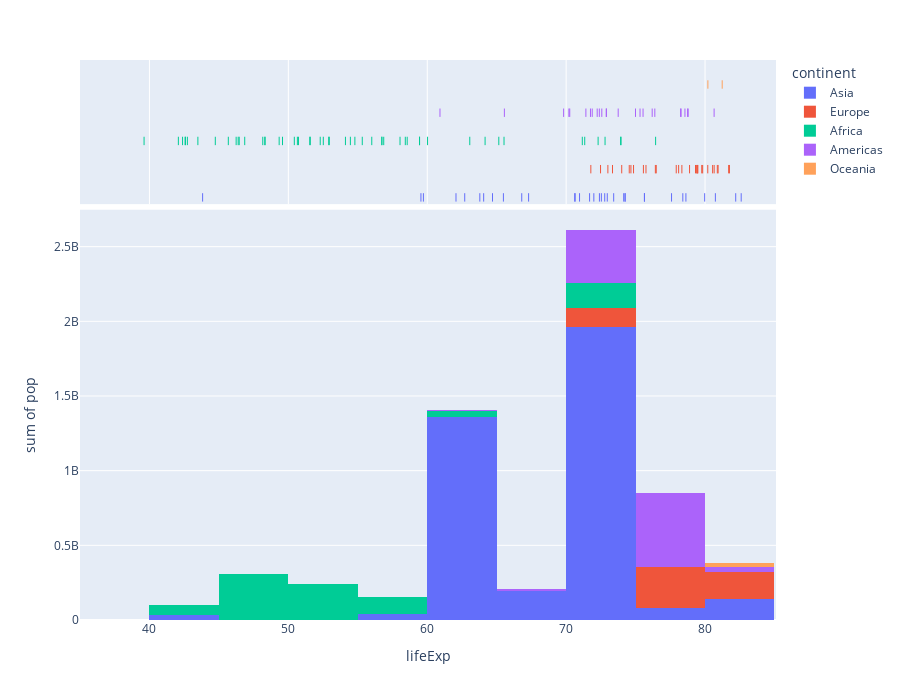

The cell this chart's notebook holds for it:
### Code cell
px.histogram(df, x="lifeExp",y="pop",marginal = "rug", hover_name="country",color="continent",height =700)

### Figure 1 — Plotly figure (JSON) as saved in the notebook; plotly's stock layout.template omitted (floating-point values rounded to 4 significant figures)
{"data": [{"alignmentgroup": "True", "bingroup": "x", "histfunc": "sum", "hovertemplate": "continent=Asia<br>lifeExp=%{x}<br>sum of pop=%{y}<extra></extra>", "legendgroup": "Asia", "marker": {"color": "#636efa"}, "name": "Asia", "offsetgroup": "Asia", "orientation": "v", "showlegend": true, "type": "histogram", "x": [43.83, 75.64, 64.06, 59.72, 72.96, 82.21, 64.7, 70.65, 70.96, 59.55, 80.75, 82.6, 72.53, 67.3, 78.62, 77.59, 71.99, 74.24, 66.8, 62.07, 63.78, 75.64, 65.48, 71.69, 72.78, 79.97, 72.4, 74.14, 78.4, 70.62, 74.25, 73.42, 62.7], "xaxis": "x", "y": [31889923, 708573, 150448339, 14131858, 1318683096, 6980412, 1110396331, 223547000, 69453570, 27499638, 6426679, 127467972, 6053193, 23301725, 49044790, 2505559, 3921278, 24821286, 2874127, 47761980, 28901790, 3204897, 169270617, 91077287, 27601038, 4553009, 20378239, 19314747, 23174294, 65068149, 85262356, 4018332, 22211743], "yaxis": "y"}, {"alignmentgroup": "True", "boxpoints": "all", "fillcolor": "rgba(255,255,255,0)", "hoveron": "points", "hovertemplate": "<b>%{hovertext}</b><br><br>continent=Asia<br>lifeExp=%{x}<extra></extra>", "hovertext": ["Afghanistan", "Bahrain", "Bangladesh", "Cambodia", "China", "Hong Kong, China", "India", "Indonesia", "Iran", "Iraq", "Israel", "Japan", "Jordan", "Korea, Dem. Rep.", "Korea, Rep.", "Kuwait", "Lebanon", "Malaysia", "Mongolia", "Myanmar", "Nepal", "Oman", "Pakistan", "Philippines", "Saudi Arabia", "Singapore", "Sri Lanka", "Syria", "Taiwan", "Thailand", "Vietnam", "West Bank and Gaza", "Yemen, Rep."], "jitter": 0, "legendgroup": "Asia", "line": {"color": "rgba(255,255,255,0)"}, "marker": {"color": "#636efa", "symbol": "line-ns-open"}, "name": "Asia", "offsetgroup": "Asia", "showlegend": false, "type": "box", "x": [43.83, 75.64, 64.06, 59.72, 72.96, 82.21, 64.7, 70.65, 70.96, 59.55, 80.75, 82.6, 72.53, 67.3, 78.62, 77.59, 71.99, 74.24, 66.8, 62.07, 63.78, 75.64, 65.48, 71.69, 72.78, 79.97, 72.4, 74.14, 78.4, 70.62, 74.25, 73.42, 62.7], "xaxis": "x2", "yaxis": "y2"}, {"alignmentgroup": "True", "bingroup": "x", "histfunc": "sum", "hovertemplate": "continent=Europe<br>lifeExp=%{x}<br>sum of pop=%{y}<extra></extra>", "legendgroup": "Europe", "marker": {"color": "#EF553B"}, "name": "Europe", "offsetgroup": "Europe", "orientation": "v", "showlegend": true, "type": "histogram", "x": [76.42, 79.83, 79.44, 74.85, 73.0, 75.75, 76.49, 78.33, 79.31, 80.66, 79.41, 79.48, 73.34, 81.76, 78.89, 80.55, 74.54, 79.76, 80.2, 75.56, 78.1, 72.48, 74.0, 74.66, 77.93, 80.94, 80.88, 81.7, 71.78, 79.42], "xaxis": "x", "y": [3600523, 8199783, 10392226, 4552198, 7322858, 4493312, 10228744, 5468120, 5238460, 61083916, 82400996, 10706290, 9956108, 301931, 4109086, 58147733, 684736, 16570613, 4627926, 38518241, 10642836, 22276056, 10150265, 5447502, 2009245, 40448191, 9031088, 7554661, 71158647, 60776238], "yaxis": "y"}, {"alignmentgroup": "True", "boxpoints": "all", "fillcolor": "rgba(255,255,255,0)", "hoveron": "points", "hovertemplate": "<b>%{hovertext}</b><br><br>continent=Europe<br>lifeExp=%{x}<extra></extra>", "hovertext": ["Albania", "Austria", "Belgium", "Bosnia and Herzegovina", "Bulgaria", "Croatia", "Czech Republic", "Denmark", "Finland", "France", "Germany", "Greece", "Hungary", "Iceland", "Ireland", "Italy", "Montenegro", "Netherlands", "Norway", "Poland", "Portugal", "Romania", "Serbia", "Slovak Republic", "Slovenia", "Spain", "Sweden", "Switzerland", "Turkey", "United Kingdom"], "jitter": 0, "legendgroup": "Europe", "line": {"color": "rgba(255,255,255,0)"}, "marker": {"color": "#EF553B", "symbol": "line-ns-open"}, "name": "Europe", "offsetgroup": "Europe", "showlegend": false, "type": "box", "x": [76.42, 79.83, 79.44, 74.85, 73.0, 75.75, 76.49, 78.33, 79.31, 80.66, 79.41, 79.48, 73.34, 81.76, 78.89, 80.55, 74.54, 79.76, 80.2, 75.56, 78.1, 72.48, 74.0, 74.66, 77.93, 80.94, 80.88, 81.7, 71.78, 79.42], "xaxis": "x2", "yaxis": "y2"}, {"alignmentgroup": "True", "bingroup": "x", "histfunc": "sum", "hovertemplate": "continent=Africa<br>lifeExp=%{x}<br>sum of pop=%{y}<extra></extra>", "legendgroup": "Africa", "marker": {"color": "#00cc96"}, "name": "Africa", "offsetgroup": "Africa", "orientation": "v", "showlegend": true, "type": "histogram", "x": [72.3, 42.73, 56.73, 50.73, 52.3, 49.58, 50.43, 44.74, 50.65, 65.15, 46.46, 55.32, 48.33, 54.79, 71.34, 51.58, 58.04, 52.95, 56.73, 59.45, 60.02, 56.01, 46.39, 54.11, 42.59, 45.68, 73.95, 59.44, 48.3, 54.47, 64.16, 72.8, 71.16, 42.08, 52.91, 56.87, 46.86, 76.44, 46.24, 65.53, 63.06, 42.57, 48.16, 49.34, 58.56, 39.61, 52.52, 58.42, 73.92, 51.54, 42.38, 43.49], "xaxis": "x", "y": [33333216, 12420476, 8078314, 1639131, 14326203, 8390505, 17696293, 4369038, 10238807, 710960, 64606759, 3800610, 18013409, 496374, 80264543, 551201, 4906585, 76511887, 1454867, 1688359, 22873338, 9947814, 1472041, 35610177, 2012649, 3193942, 6036914, 19167654, 13327079, 12031795, 3270065, 1250882, 33757175, 19951656, 2055080, 12894865, 135031164, 798094, 8860588, 199579, 12267493, 6144562, 9118773, 43997828, 42292929, 1133066, 38139640, 5701579, 10276158, 29170398, 11746035, 12311143], "yaxis": "y"}, {"alignmentgroup": "True", "boxpoints": "all", "fillcolor": "rgba(255,255,255,0)", "hoveron": "points", "hovertemplate": "<b>%{hovertext}</b><br><br>continent=Africa<br>lifeExp=%{x}<extra></extra>", "hovertext": ["Algeria", "Angola", "Benin", "Botswana", "Burkina Faso", "Burundi", "Cameroon", "Central African Republic", "Chad", "Comoros", "Congo, Dem. Rep.", "Congo, Rep.", "Cote d'Ivoire", "Djibouti", "Egypt", "Equatorial Guinea", "Eritrea", "Ethiopia", "Gabon", "Gambia", "Ghana", "Guinea", "Guinea-Bissau", "Kenya", "Lesotho", "Liberia", "Libya", "Madagascar", "Malawi", "Mali", "Mauritania", "Mauritius", "Morocco", "Mozambique", "Namibia", "Niger", "Nigeria", "Reunion", "Rwanda", "Sao Tome and Principe", "Senegal", "Sierra Leone", "Somalia", "South Africa", "Sudan", "Swaziland", "Tanzania", "Togo", "Tunisia", "Uganda", "Zambia", "Zimbabwe"], "jitter": 0, "legendgroup": "Africa", "line": {"color": "rgba(255,255,255,0)"}, "marker": {"color": "#00cc96", "symbol": "line-ns-open"}, "name": "Africa", "offsetgroup": "Africa", "showlegend": false, "type": "box", "x": [72.3, 42.73, 56.73, 50.73, 52.3, 49.58, 50.43, 44.74, 50.65, 65.15, 46.46, 55.32, 48.33, 54.79, 71.34, 51.58, 58.04, 52.95, 56.73, 59.45, 60.02, 56.01, 46.39, 54.11, 42.59, 45.68, 73.95, 59.44, 48.3, 54.47, 64.16, 72.8, 71.16, 42.08, 52.91, 56.87, 46.86, 76.44, 46.24, 65.53, 63.06, 42.57, 48.16, 49.34, 58.56, 39.61, 52.52, 58.42, 73.92, 51.54, 42.38, 43.49], "xaxis": "x2", "yaxis": "y2"}, {"alignmentgroup": "True", "bingroup": "x", "histfunc": "sum", "hovertemplate": "continent=Americas<br>lifeExp=%{x}<br>sum of pop=%{y}<extra></extra>", "legendgroup": "Americas", "marker": {"color": "#ab63fa"}, "name": "Americas", "offsetgroup": "Americas", "orientation": "v", "showlegend": true, "type": "histogram", "x": [75.32, 65.55, 72.39, 80.65, 78.55, 72.89, 78.78, 78.27, 72.23, 74.99, 71.88, 70.26, 60.92, 70.2, 72.57, 76.19, 72.9, 75.54, 71.75, 71.42, 78.75, 69.82, 78.24, 76.38, 73.75], "xaxis": "x", "y": [40301927, 9119152, 190010647, 33390141, 16284741, 44227550, 4133884, 11416987, 9319622, 13755680, 6939688, 12572928, 8502814, 7483763, 2780132, 108700891, 5675356, 3242173, 6667147, 28674757, 3942491, 1056608, 301139947, 3447496, 26084662], "yaxis": "y"}, {"alignmentgroup": "True", "boxpoints": "all", "fillcolor": "rgba(255,255,255,0)", "hoveron": "points", "hovertemplate": "<b>%{hovertext}</b><br><br>continent=Americas<br>lifeExp=%{x}<extra></extra>", "hovertext": ["Argentina", "Bolivia", "Brazil", "Canada", "Chile", "Colombia", "Costa Rica", "Cuba", "Dominican Republic", "Ecuador", "El Salvador", "Guatemala", "Haiti", "Honduras", "Jamaica", "Mexico", "Nicaragua", "Panama", "Paraguay", "Peru", "Puerto Rico", "Trinidad and Tobago", "United States", "Uruguay", "Venezuela"], "jitter": 0, "legendgroup": "Americas", "line": {"color": "rgba(255,255,255,0)"}, "marker": {"color": "#ab63fa", "symbol": "line-ns-open"}, "name": "Americas", "offsetgroup": "Americas", "showlegend": false, "type": "box", "x": [75.32, 65.55, 72.39, 80.65, 78.55, 72.89, 78.78, 78.27, 72.23, 74.99, 71.88, 70.26, 60.92, 70.2, 72.57, 76.19, 72.9, 75.54, 71.75, 71.42, 78.75, 69.82, 78.24, 76.38, 73.75], "xaxis": "x2", "yaxis": "y2"}, {"alignmentgroup": "True", "bingroup": "x", "histfunc": "sum", "hovertemplate": "continent=Oceania<br>lifeExp=%{x}<br>sum of pop=%{y}<extra></extra>", "legendgroup": "Oceania", "marker": {"color": "#FFA15A"}, "name": "Oceania", "offsetgroup": "Oceania", "orientation": "v", "showlegend": true, "type": "histogram", "x": [81.23, 80.2], "xaxis": "x", "y": [20434176, 4115771], "yaxis": "y"}, {"alignmentgroup": "True", "boxpoints": "all", "fillcolor": "rgba(255,255,255,0)", "hoveron": "points", "hovertemplate": "<b>%{hovertext}</b><br><br>continent=Oceania<br>lifeExp=%{x}<extra></extra>", "hovertext": ["Australia", "New Zealand"], "jitter": 0, "legendgroup": "Oceania", "line": {"color": "rgba(255,255,255,0)"}, "marker": {"color": "#FFA15A", "symbol": "line-ns-open"}, "name": "Oceania", "offsetgroup": "Oceania", "showlegend": false, "type": "box", "x": [81.23, 80.2], "xaxis": "x2", "yaxis": "y2"}], "layout": {"barmode": "relative", "height": 700, "legend": {"title": {"text": "continent"}, "tracegroupgap": 0}, "margin": {"t": 60}, "xaxis": {"anchor": "y", "domain": [0, 1], "title": {"text": "lifeExp"}}, "xaxis2": {"anchor": "y2", "domain": [0, 1], "matches": "x", "showgrid": true, "showticklabels": false}, "yaxis": {"anchor": "x", "domain": [0, 0.7326], "title": {"text": "sum of pop"}}, "yaxis2": {"anchor": "x2", "domain": [0.7426, 1], "matches": "y2", "showgrid": false, "showline": false, "showticklabels": false, "ticks": ""}}}
